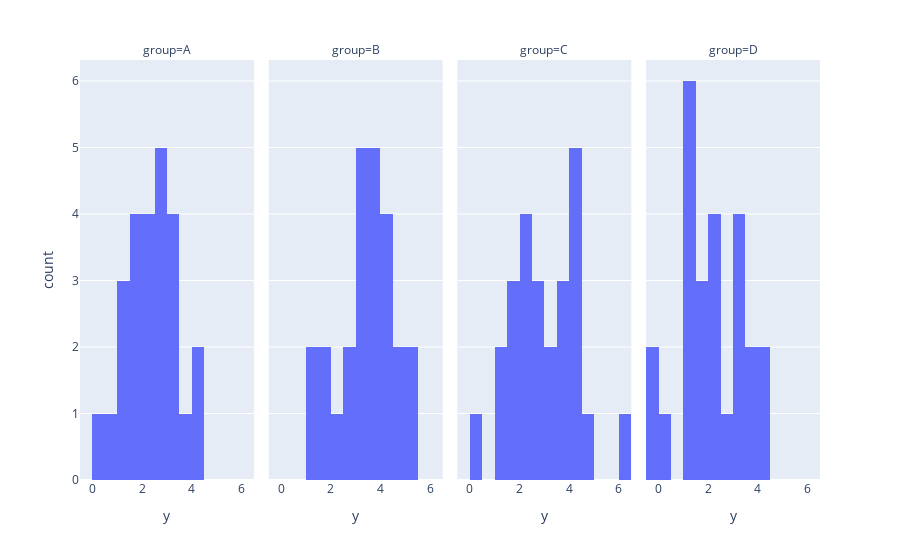

Write notebook code for a chart like this one.
### Markdown cell above
## Histograms

### Code cell
# y histograms by group
plotly.offline.iplot(
    plotly.express.histogram(data1, x = "y", facet_col = "group")
)

### Figure 1 — Plotly figure (JSON) as saved in the notebook; plotly's stock layout.template omitted (floating-point values rounded to 4 significant figures)
{"data": [{"alignmentgroup": "True", "bingroup": "x", "hoverlabel": {"namelength": 0}, "hovertemplate": "group=A<br>y=%{x}<br>count=%{y}", "legendgroup": "", "marker": {"color": "#636efa"}, "name": "", "offsetgroup": "", "orientation": "v", "showlegend": false, "type": "histogram", "x": [2.294, 1.357, 3.799, 2.559, 3.057, 4.191, 0.2112, 4.189, 3.297, 2.071, 1.327, 2.938, 1.999, 2.972, 3.011, 2.495, 1.989, 2.916, 1.295, 1.557, 2.606, 2.24, 0.8978, 1.909, 3.108], "xaxis": "x", "yaxis": "y"}, {"alignmentgroup": "True", "bingroup": "x", "hoverlabel": {"namelength": 0}, "hovertemplate": "group=B<br>y=%{x}<br>count=%{y}", "legendgroup": "", "marker": {"color": "#636efa"}, "name": "", "offsetgroup": "", "orientation": "v", "showlegend": false, "type": "histogram", "x": [5.057, 3.807, 1.851, 3.324, 4.761, 4.395, 3.238, 5.051, 4.96, 4.166, 1.495, 2.315, 3.133, 4.338, 3.353, 3.624, 4.308, 3.812, 3.047, 1.985, 2.884, 1.371, 3.98, 2.73, 3.81], "xaxis": "x2", "yaxis": "y2"}, {"alignmentgroup": "True", "bingroup": "x", "hoverlabel": {"namelength": 0}, "hovertemplate": "group=C<br>y=%{x}<br>count=%{y}", "legendgroup": "", "marker": {"color": "#636efa"}, "name": "", "offsetgroup": "", "orientation": "v", "showlegend": false, "type": "histogram", "x": [3.879, 2.754, 1.533, 2.567, 2.342, 1.829, 2.117, 2.367, 2.552, 0.3081, 4.104, 3.688, 1.167, 3.341, 4.094, 6.013, 3.884, 4.042, 4.053, 1.588, 4.276, 3.312, 2.096, 1.297, 4.704], "xaxis": "x3", "yaxis": "y3"}, {"alignmentgroup": "True", "bingroup": "x", "hoverlabel": {"namelength": 0}, "hovertemplate": "group=D<br>y=%{x}<br>count=%{y}", "legendgroup": "", "marker": {"color": "#636efa"}, "name": "", "offsetgroup": "", "orientation": "v", "showlegend": false, "type": "histogram", "x": [3.135, 2.164, 3.5, 1.117, 3.96, 3.484, 4.002, 1.473, 1.586, 2.392, 4.122, 0.07908, 1.123, -0.02285, -0.2287, 3.252, 1.171, 3.87, 2.833, 2.433, 2.403, 1.942, 1.012, 1.428, 1.663], "xaxis": "x4", "yaxis": "y4"}], "layout": {"annotations": [{"showarrow": false, "text": "group=A", "x": 0.1175, "xanchor": "center", "xref": "paper", "y": 1, "yanchor": "bottom", "yref": "paper"}, {"showarrow": false, "text": "group=B", "x": 0.3725, "xanchor": "center", "xref": "paper", "y": 1, "yanchor": "bottom", "yref": "paper"}, {"showarrow": false, "text": "group=C", "x": 0.6275, "xanchor": "center", "xref": "paper", "y": 1, "yanchor": "bottom", "yref": "paper"}, {"showarrow": false, "text": "group=D", "x": 0.8825, "xanchor": "center", "xref": "paper", "y": 1, "yanchor": "bottom", "yref": "paper"}], "barmode": "relative", "legend": {"tracegroupgap": 0}, "margin": {"t": 60}, "xaxis": {"anchor": "y", "domain": [0, 0.235], "title": {"text": "y"}}, "xaxis2": {"anchor": "y2", "domain": [0.255, 0.49], "matches": "x", "title": {"text": "y"}}, "xaxis3": {"anchor": "y3", "domain": [0.51, 0.745], "matches": "x", "title": {"text": "y"}}, "xaxis4": {"anchor": "y4", "domain": [0.765, 1.0], "matches": "x", "title": {"text": "y"}}, "yaxis": {"anchor": "x", "domain": [0, 1], "title": {"text": "count"}}, "yaxis2": {"anchor": "x2", "domain": [0, 1], "matches": "y", "showticklabels": false}, "yaxis3": {"anchor": "x3", "domain": [0, 1], "matches": "y", "showticklabels": false}, "yaxis4": {"anchor": "x4", "domain": [0, 1], "matches": "y", "showticklabels": false}}}
